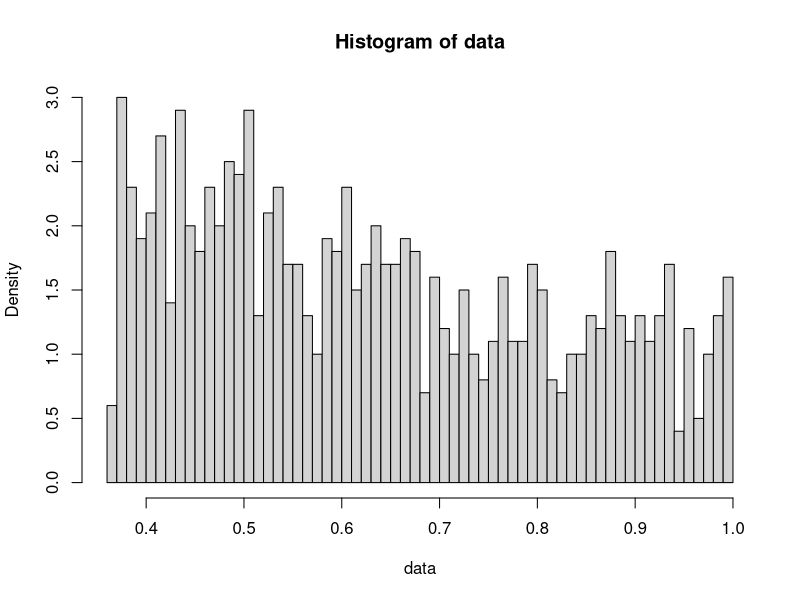
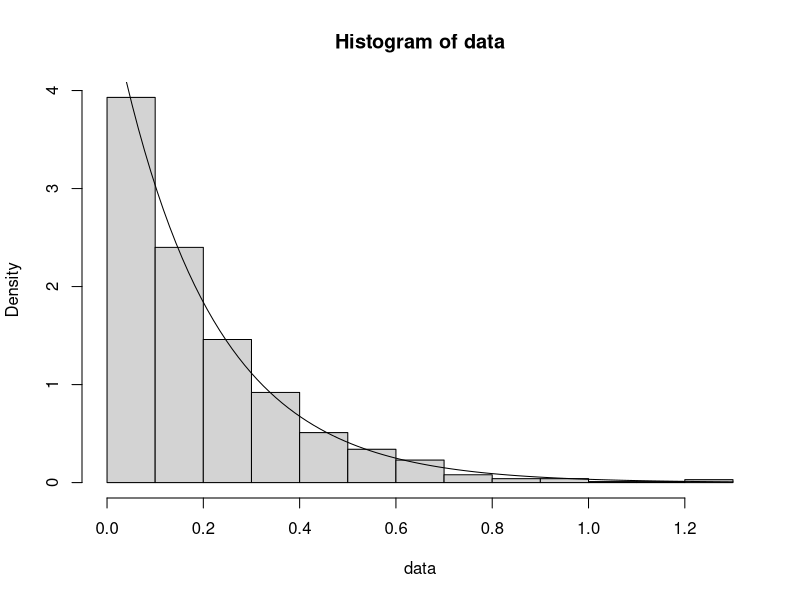
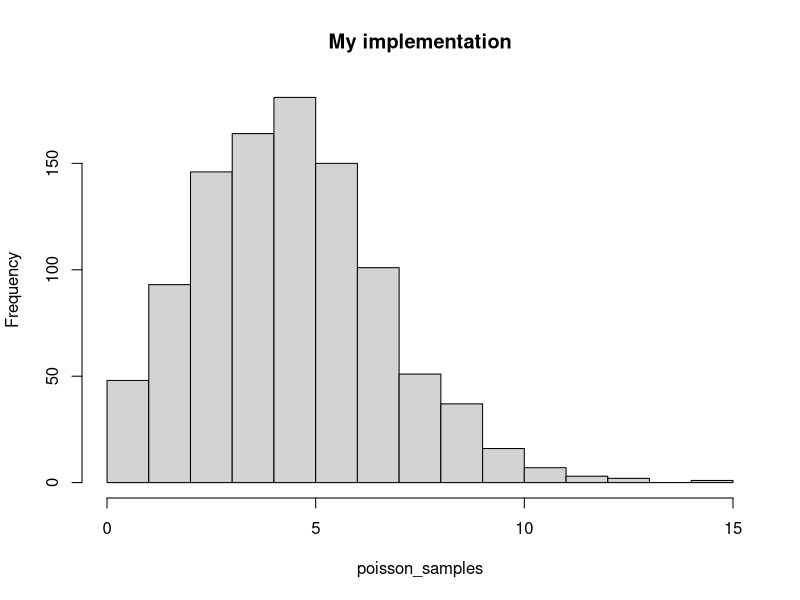
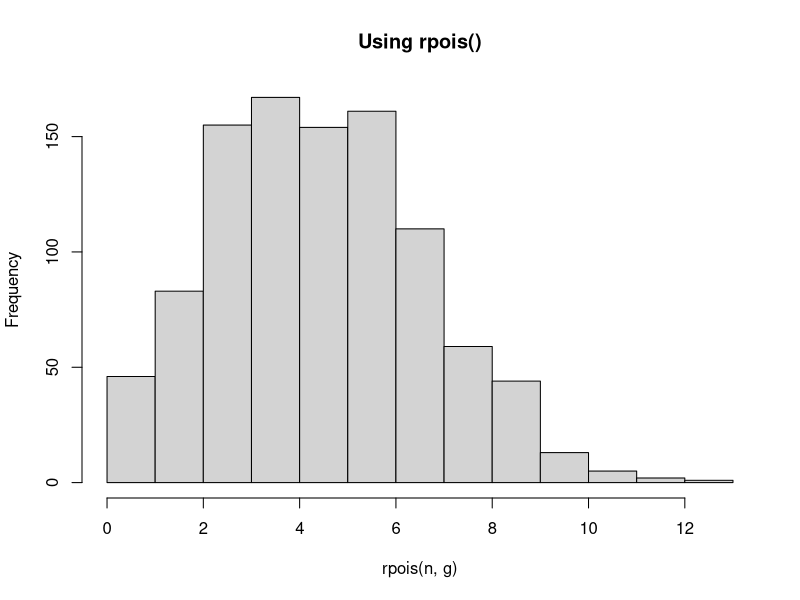
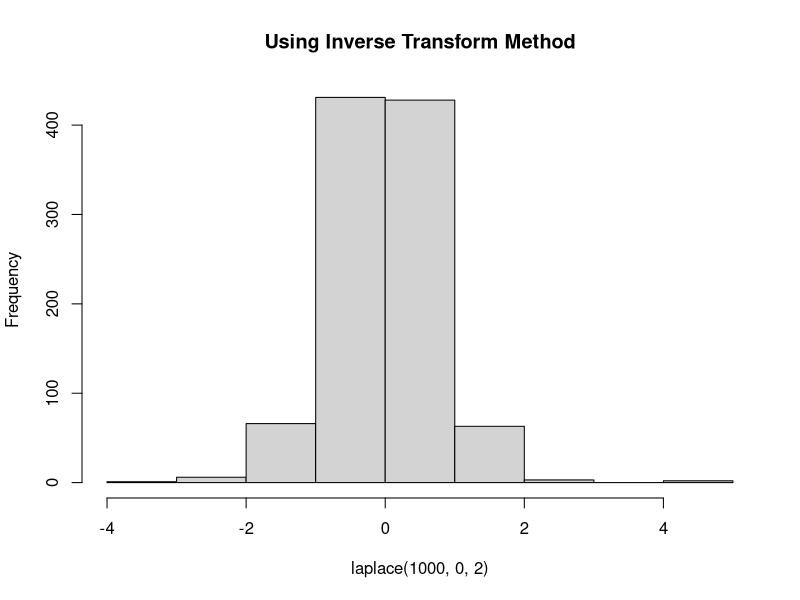
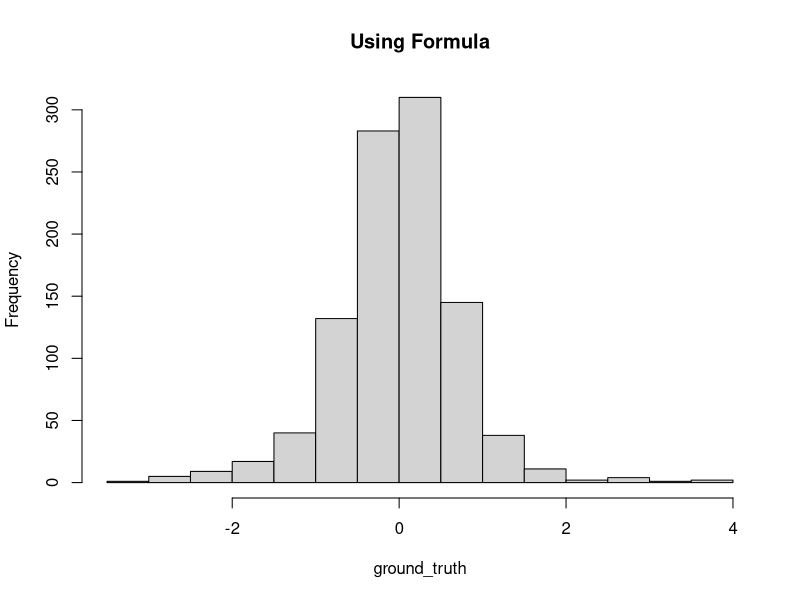
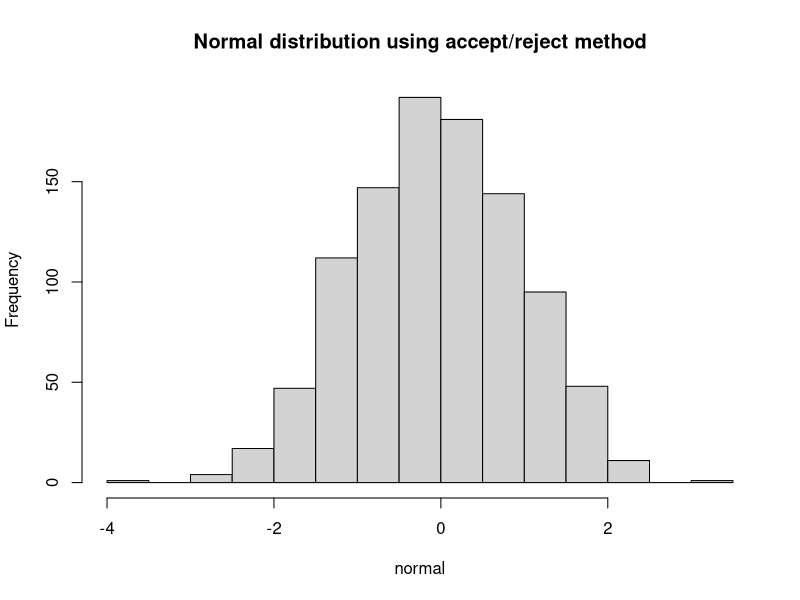
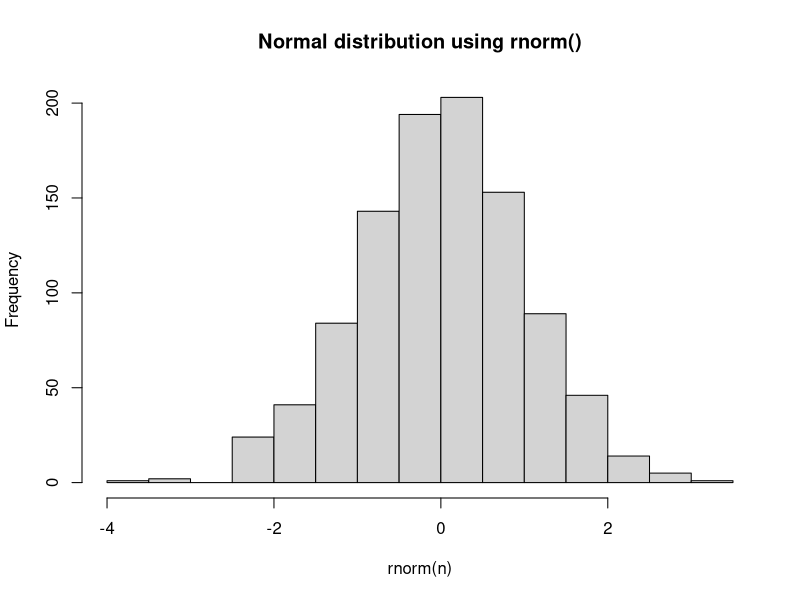

The R script that drew these images, in order:

# 1d
u = runif(1000)
f_inv <- function(x) {
  return(exp(x-1))
}
data = f_inv(u)
hist(data, prob=T, breaks=50)


# 1e
mean(data)
var(data)

# 2b
f_v <- function(v, theta) {
  return(-theta * logb(1-v))
}
u = runif(1000)
data = f_v(u, 1/5)
ground_truth = rexp(1000, 1/5)

# 2c 
hist(data, prob=T)

pdf <- function(x, theta) {
  return(1/theta * exp(-x / theta))
}
curve(pdf(x, 1/5), add=T)

# 2e
n = 1000
g = 5
poisson_samples = numeric(n)
cummulative_sum = numeric(n)
bitmask = rep(TRUE, n)
while (any(bitmask)) {
  e = rexp(n, g)
  cummulative_sum = cummulative_sum + e
  bitmask[cummulative_sum > 1] = FALSE
  poisson_samples[cummulative_sum < 1] = poisson_samples[cummulative_sum < 1] + 1
}

# 2f
hist(poisson_samples, main="My implementation")
hist(rpois(n, g), main="Using rpois()")

# 3c
laplace <- function(n, mu, alpha) {
  u = runif(1000)
  f1 = mu + 1/alpha * logb(2 * u[u<0.5])
  f2 = mu - 1/alpha * logb(2 - 2 * u[u>=0.5])
  return(c(f1, f2))
}

# 3d
hist(laplace(1000, 0, 2), main="Using Inverse Transform Method")
ground_truth = rexp(1000, rate=2) - rexp(1000, rate=2)
hist(ground_truth, main="Using Formula")

# 4c
f <- function(x) {
  # pdf of normal distribution ~ N(0, 1)
  return(1/sqrt(2*pi) * exp(-x^2/2))
}
g <- function(x) {
  # pdf of laplace distribution ~ Laplace(0, 1)
  return(1/2 * exp(-abs(x)))
}

c = sqrt(2*exp(1)/pi)
n = 1000
normal = c()
count = 0

while(length(normal) < n) {
  count = count + 1
  u = runif(n)
  laplace = rexp(n, rate=1) - rexp(n, rate=1)
  result = f(laplace) / (g(laplace) * c)
  normal = c(normal, laplace[result >= u])
}

# 4d
experimental_p_of_acceptance = length(normal) / (count * n)
theoretical_p_of_acceptance = 1/c
print(experimental_p_of_acceptance)
print(theoretical_p_of_acceptance)

# Trim to desired length
normal = normal[1:n]

# Histograms
hist(normal, main="Normal distribution using accept/reject method")
hist(rnorm(n), main="Normal distribution using rnorm()")

# EXTRA CREDIT
theta = 2.5
n = 1000
u = runif(n)
my_exponential = theta * log(1 / (1-u))
hist(my_exponential, main="Using strange formula")
hist(rexp(n, rate=theta), main="Using rexp()")


